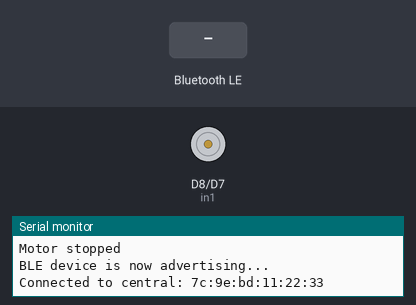
Simulated run of this sketch. Board: Arduino Nano 33 IoT. Shown: motor-driver pin pairs drawn as motors (green arrow = first pin HIGH = forward, orange = second pin HIGH = backward, longer = more drive, scaled by the enable pin), the last lines printed to the serial monitor. Inputs (shaded band) come from the test bench. Nothing arrives over Bluetooth unless stated; a phone connects over Bluetooth LE 3 s after start.

Above: at 3.8 s.
3.9 s: Bluetooth LE write "o" received
At 4.9 s:
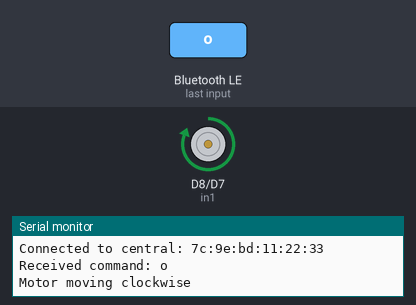
5.4 s: Bluetooth LE write "c" received
At 6.0 s:
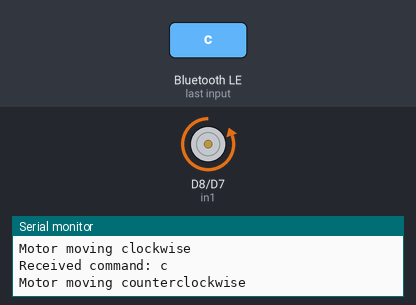
6.9 s: Bluetooth LE write "f" received
At 7.2 s:
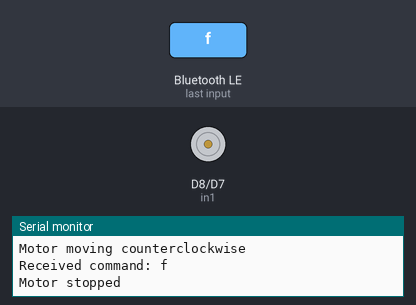
Timing chart, 0 to 9.9 s (numbered marks = the images above; inputs shaded):
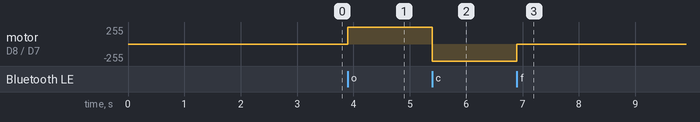

Measured:
- after the input at 3.9 s, motor on D8 (in1) / D7 (in2): stopped → forward 255/255 at once
- after the input at 5.4 s, motor on D8 (in1) / D7 (in2): forward 255/255 → backward 255/255 at once
- after the input at 6.9 s, motor on D8 (in1) / D7 (in2): backward 255/255 → stopped at once

The sketch:

garage.ino
```cpp
#include <ArduinoBLE.h>

// Pin definitions for motor control
const int enA = 9;    // PWM pin to control motor speed
const int in1 = 8;    // IN1 pin of L298N
const int in2 = 7;    // IN2 pin of L298N

// BLE service and characteristic UUIDs
const char* SERVICE_UUID = "180F";
BLEUnsignedCharCharacteristic garageCharacteristic("2A19", BLERead | BLENotify | BLEWrite); // BLE Characteristic

// Initialize BLE service and characteristic
BLEService garageService(SERVICE_UUID);

void setup() {
  Serial.begin(9600);
  while (!Serial);

  // Set all the motor control pins to output
  pinMode(enA, OUTPUT);
  pinMode(in1, OUTPUT);
  pinMode(in2, OUTPUT);

  // Initial motor state: stop
  stopMotor();

  // Initialize BLE
  if (!BLE.begin()) {
    Serial.println("Starting BLE failed!");
    while (1);
  }

  // Set the local name and advertise the service
  BLE.setLocalName("GarageDoor");
  BLE.setAdvertisedService(garageService);

  // Add the characteristic to the service
  garageService.addCharacteristic(garageCharacteristic);
  BLE.addService(garageService);

  garageCharacteristic.writeValue(0);
  // Start advertising
  BLE.advertise();

  Serial.println("BLE device is now advertising...");
}

void loop() {
  BLEDevice central = BLE.central();

  if (central) {
    Serial.print("Connected to central: ");
    Serial.println(central.address());

    while (central.connected()) {
      if (garageCharacteristic.written()) {
        unsigned char commandChar = garageCharacteristic.value();
        String command = String((char)commandChar);

        Serial.print("Received command: ");
        Serial.println(command);

        if (command == "o") {
          moveMotorClockwise(255);  // Open the garage door
        } else if (command == "c") {
          moveMotorCounterclockwise(255);  // Close the garage door
        } else if (command == "f") {
          stopMotor();  // Turn off the motor
        } else {
          Serial.println("Unknown command");
        }
      }
    }
    Serial.print("Disconnected from central: ");
    Serial.println(central.address());

    // Start advertising again
    BLE.advertise();
    Serial.println("BLE device is now advertising...");
  }
}

void moveMotorClockwise(int speed) {
  Serial.println("Motor moving clockwise");
  // Set motor direction to clockwise
  digitalWrite(in1, HIGH);
  digitalWrite(in2, LOW);

  // Set motor speed
  analogWrite(enA, speed);
}

void moveMotorCounterclockwise(int speed) {
  Serial.println("Motor moving counterclockwise");
  // Set motor direction to counterclockwise
  digitalWrite(in1, LOW);
  digitalWrite(in2, HIGH);

  // Set motor speed
  analogWrite(enA, speed);
}

void stopMotor() {
  Serial.println("Motor stopped");
  // Set both IN1 and IN2 to LOW to stop the motor
  digitalWrite(in1, LOW);
  digitalWrite(in2, LOW);

  // Turn off the motor by setting the speed to 0
  analogWrite(enA, 0);
}
```
